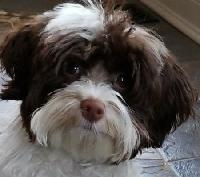
#> input picture imgs/out.jpg, 200 x 177 px, found by its file name
$ python img.py
#> lines starting #> are read from the running program, lines starting #| are printed output that depends on the picture
from PIL import Image, ImageDraw, ImageFont

im = Image.open('imgs/out.jpg')
#> im is the input picture: PIL image 200x177 RGB; mean R, G, B 88.3, 82.7, 79.5
draw = ImageDraw.Draw(im)
fnt = ImageFont.truetype()

def generate_postcard(in_path, out_path, crop=None, width=None):
    """Create a Postcard With a Text Greeting

    Arguments:
        in_path {str} -- the file location for the input image.
        out_path {str} -- the desired location for the output image.
        crop {tuple} -- The crop rectangle, as a (left, upper, right, lower)-tuple. Default=None.
        width {int} -- The pixel width value. Default=None.
    Returns:
        str -- the file path to the output image.
    """
#> called with in_path = 'img.jpeg', out_path = 'out.jpg', crop = (450, 900, 900, 1300), width = 200
    im = Image.open(in_path)
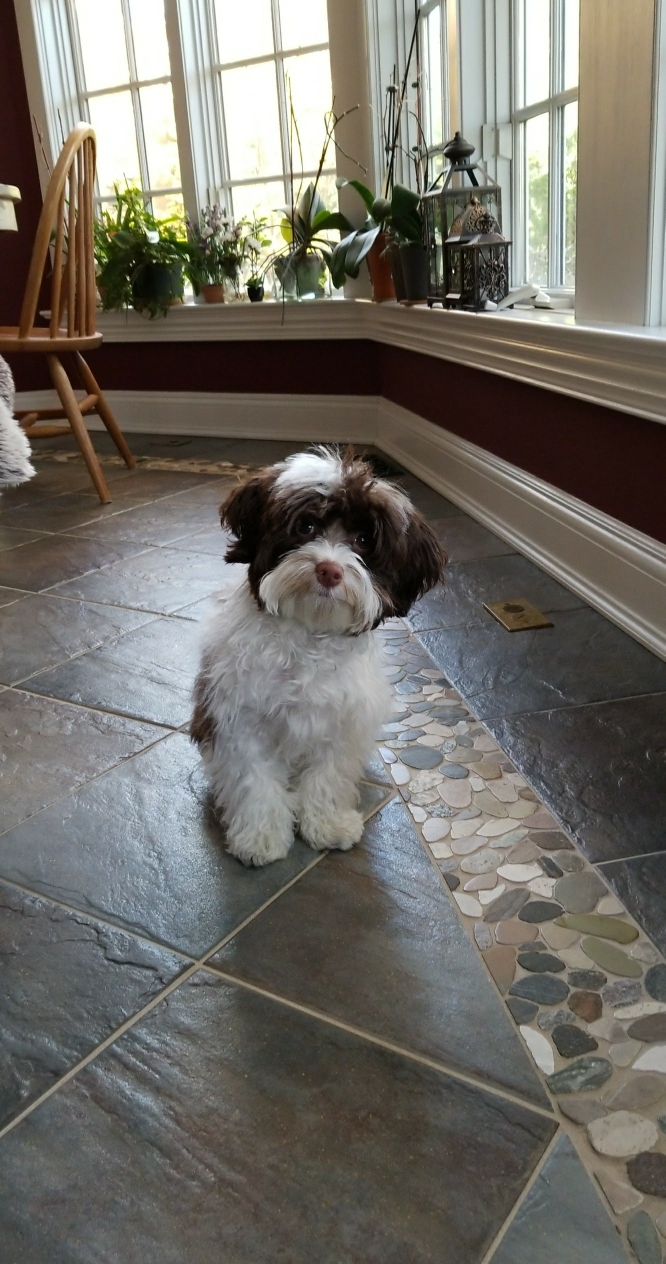
#> input picture imgs/img.jpeg, 1331 x 2527 px (shown at 1/2 size)
#> im is the input picture: PIL image 1331x2527 RGB; mean R, G, B 112.2, 109, 102.2
    if crop is not None:
        im = im.crop(crop)
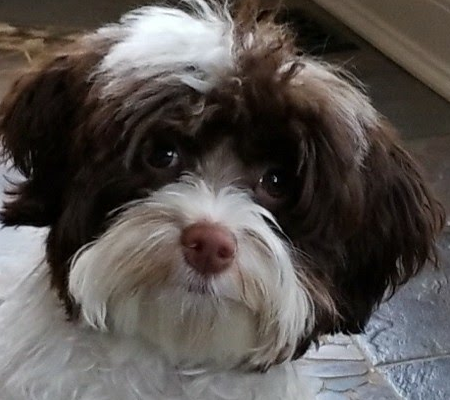
#> im: PIL image 450x400 RGB; mean R, G, B 88.3, 82.7, 79.4

    if width is not None:
        ratio = width/float(im.size[0])
#> ratio = 0.444
        height = int(ratio*float(im.size[1]))
#> height = 177
        im = im.resize((width, height), Image.NEAREST)
#> im: PIL image 200x177 RGB
    im.save(out_path)
    return out_path

if __name__=='__main__':
    print(generate_postcard('img.jpeg', 'out.jpg', (450, 900, 900, 1300), 200))

1+1
